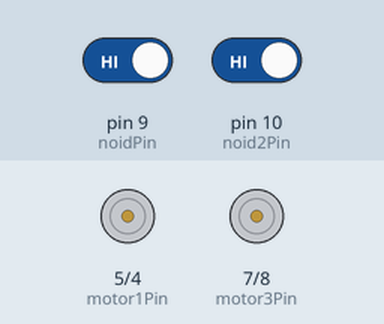
Recording of a sketch running on a simulated Arduino Uno, built with avr-gcc and run on an emulated ATmega328P. Parts: motor-driver pin pairs drawn as motors (green arrow = first pin HIGH = forward, orange = second pin HIGH = backward, longer = more drive, scaled by the enable pin). Inputs (shaded band) come from the test bench; at power-on: pin 9 (noidPin) HIGH, pin 10 (noid2Pin) HIGH. What the sketch prints to the serial monitor is not drawn.

Above: at 1.2 s.
1.3 s: pin 9 (noidPin) driven LOW
At 2.0 s:
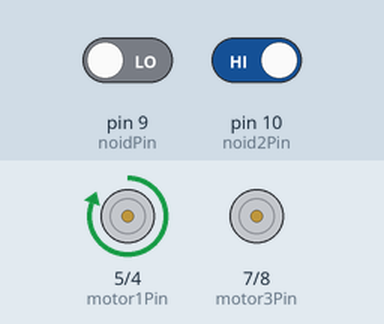
2.8 s: pin 10 (noid2Pin) driven LOW
At 3.1 s:
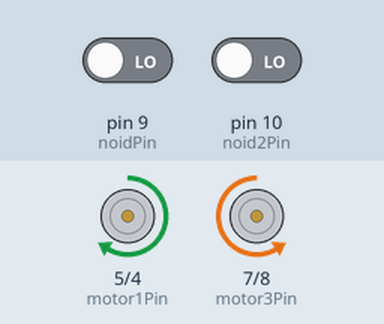
4.3 s: pin 9 (noidPin) driven HIGH
At 5.4 s:
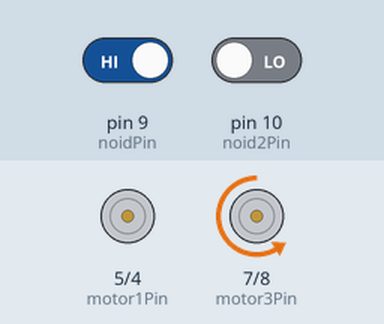
5.8 s: pin 10 (noid2Pin) driven HIGH
At 6.6 s:
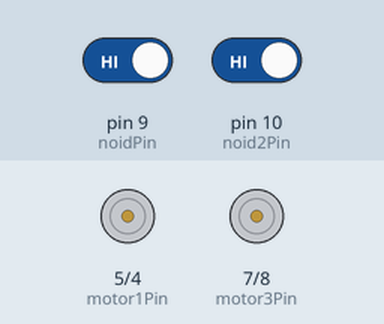
7.3 s: pin 9 (noidPin) driven LOW
At 7.7 s:
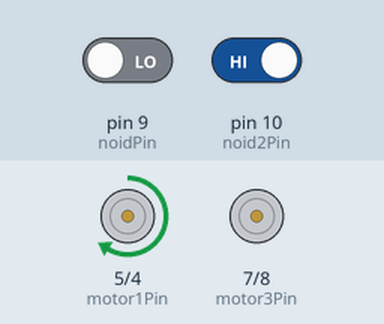
Timing chart, 0 to 9.8 s (numbered marks = the images above; inputs shaded):
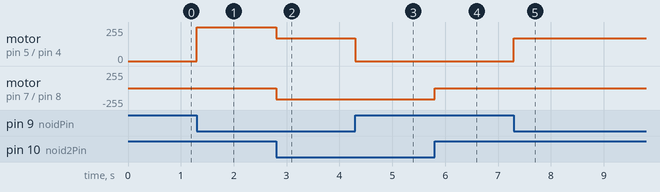

The sketch:

hornWoodNoise.ino
```cpp
const int motor1Pin = 5;    // H-bridge leg 1 (pin 2, 1A)
const int motor2Pin = 4;    // H-bridge leg 2 (pin 7, 2A)
const int enablePin = 3;    // H-bridge enable pin

const int motor3Pin = 7;    // H-bridge leg 1 (pin 2, 1A)
const int motor4Pin = 8;    // H-bridge leg 2 (pin 7, 2A)
const int enable2Pin = 6;    // H-bridge enable pin

int motorSpeed = 0;

int noidPin = 9;
int noid2Pin = 10;

void setup() {

  pinMode(motor1Pin, OUTPUT);
  pinMode(motor2Pin, OUTPUT);
  pinMode(enablePin, OUTPUT);
  pinMode(motor3Pin, OUTPUT);
  pinMode(motor4Pin, OUTPUT);
  pinMode(enable2Pin, OUTPUT);

  digitalWrite(enablePin, HIGH);
  digitalWrite(enable2Pin, HIGH);


  Serial.begin(9600);

}

void loop() {

int noidValue = digitalRead(noidPin);
  Serial.println(noidValue);

  if (digitalRead (noidPin) == LOW)   {

    digitalWrite(motor1Pin, HIGH);   // set leg 1 of the H-bridge low
    digitalWrite(motor2Pin, LOW);  // set leg 2 of the H-bridge high
    motorSpeed = 170;
    analogWrite(enablePin, motorSpeed);
  }
  else {

    digitalWrite(motor1Pin, LOW);   // set leg 1 of the H-bridge low
    digitalWrite(motor2Pin, LOW);  // set leg 2 of the H-bridge high
  }

if (digitalRead (noid2Pin) == LOW)   {

    digitalWrite(motor3Pin, LOW);   // set leg 1 of the H-bridge low
    digitalWrite(motor4Pin, HIGH);  // set leg 2 of the H-bridge high
    motorSpeed = 170;
    analogWrite(enable2Pin, motorSpeed);
  }
  else {

    digitalWrite(motor3Pin, LOW);   // set leg 1 of the H-bridge low
    digitalWrite(motor4Pin, LOW);  // set leg 2 of the H-bridge high
  }

}
```

Measured:
- after the input at 1.3 s, motor on pin 5 (motor1Pin) / pin 4 (motor2Pin): stopped → forward 255/255 at once
- after the input at 2.8 s, motor on pin 5 (motor1Pin) / pin 4 (motor2Pin): forward 255/255 → forward 170/255 at once; motor on pin 7 (motor3Pin) / pin 8 (motor4Pin): stopped → backward 170/255 at once
- after the input at 4.3 s, motor on pin 5 (motor1Pin) / pin 4 (motor2Pin): forward 170/255 → stopped at once
- after the input at 5.8 s, motor on pin 7 (motor3Pin) / pin 8 (motor4Pin): backward 170/255 → stopped at once
- after the input at 7.3 s, motor on pin 5 (motor1Pin) / pin 4 (motor2Pin): stopped → forward 170/255 at once
